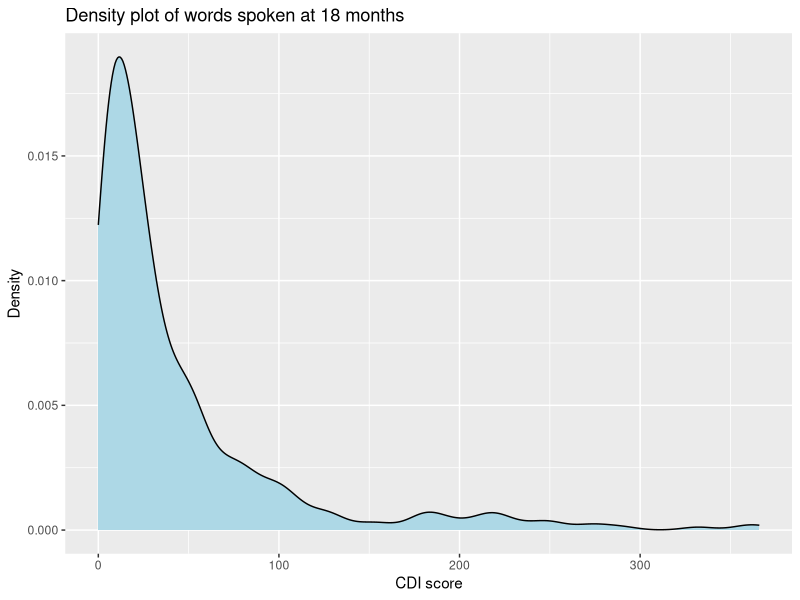

Recreate this plot in R. (Note: this script raises an error after producing the figure.)
## ---- chunk 1
#set working directory
setwd("C:/Users/piyal/OneDrive/Desktop/R/dissertation")

#loading libraries
library("here")
library("readr")
library("tidyverse")
library("lubridate")
library("lme4")
library("AER")

#loading trial dataset
trial_data <- read_csv("data/dissertation_data.csv", col_types = cols(  
  participant = col_number(),
  age_of_caregiver = col_factor(),
  sex_of_child = col_factor(),
  caregiver_education = col_factor(),
  condition = col_factor(),
  baseline_asq = col_factor(),
  cdi_18m = col_integer(),
  click_number = col_integer(),
  "Possible clicks before 24m survey" = col_integer(),
  IMD = col_integer()
))




#loading dataset with individual ASQ responses
asq_data <- read_csv("data/Piyali_data WITH CONDITION  - ASQ baseline.csv")



#Renaming ASQ dataset
asq_clean <- asq_data %>% 
  rename(participant = "P number",
         c_high_pitch = "Does your baby make high pitched squeals?",
         c_deep_tone = "When playing with sounds, does your baby make grunting, growling or other deep-toned sounds?",
         c_responds_call = "If you call your baby when you are out of sight, does she look in the direction of your voice?",
         c_responds_noise = "When a loud noise occurs, does your baby turn to see where the sound came from?",
         c_sounds = "Does your baby make sounds like \"da\", \"ga\", \"ka\" and \"ba\"?",
         c_imitate = "If you copy the sounds your baby makes, does your baby repeat the same sounds back to you?",
         gm_lift_legs = "While your baby is on his back, does your baby lift his legs high enough to see his feet?",
         gm_lift_chest = "When your baby is on her tummy, does she straighten both arms and push her whole chest off the bed or floor?",
         gm_roll = "Does your baby roll from his back to his tummy, getting both arms out from under him?",
         gm_lean_sit = "When you put your baby on the floor, does she lean on her hands while sitting? (if she already sits up straight without leaning on her hands, mark yes for this item.)",
         gm_standing = "If you hold out both hands just to balance your baby, does he support his own weight while standing?",
         gm_crawl = "Does your baby get into a crawling position by getting up on her hands and knees?",
         
         fm_grab = "Does your baby grab a toy you offer and look at it, wave it about, or chew on it for about 1 minute?",
         fm_grasp = "Does your baby reach for or grasp a toy using both hands at once?",
         fm_reach_small = "Does your baby reach for a crumb or cheerio and touch it with his finger or hand? (if he already picks up a small object the size of a pea, mark 'yes' for this question",  
         fm_pick_toy = "Does your baby pick up a small toy, holding it in the center of her hand with her fingers around it?",
         fm_pick_small = "Does your baby try to pick up a crumb or cheerio by using his thumb and all of his fingers in a raking motion, even if he isn't able to pick it up? (If he already picks up the crumb or cheerio, mark yes for this item)",
         fm_pickup_onehand = "Does your baby pick up a small toy with only one hand?",
         
         ps_reach_front = "When a toy is in front of your baby, does she reach for it with both hands?",
         ps_look = "When your baby is on his back, does he turn his head to look for a toy when he drops it? (if he already picks it up, mark yes for this question)",
         ps_reach_back = "When your baby is on her back, does she try to get a toy she has dropped if she can see it?",
         ps_mouth = "Does your baby pick up a toy and put it in his mouth?",
         ps_pass = "Does your baby pass a toy back and forth from one hand to the other?",
         ps_bang = "Does your baby play by banging a toy up and down on the floor or table?",
         persoc_mirror_smile = "When in front of a large mirror, does your baby smile or coo at herself?",
         persoc_strangers = "Does your baby act differently toward strangers than he does with you and other familiar people? (Reactions to strangers may include staring, frowning, withdrawing or crying)",
         persoc_foot = "While lying on her back, does your baby play by grabbing her foot?",
         persoc_mirror_reach = "When in front of a large mirror, does your baby reach out to pat the mirror?",
         persoc_foot_mouth = "While your baby is on his back, does he put his foot in his mouth?",
         persoc_toy = "Does your baby try to get a toy that is out of reach? (She may roll, pivot on her tummy or crawl to get it)")





#scoring the ASQ subscales

## scoring communication items
asq_clean <- asq_clean %>% 
  mutate(comm_item1 = ifelse(asq_clean$c_high_pitch == "Yes", 10, 
                        ifelse(asq_clean$c_high_pitch == "Sometimes", 5, 0))) %>% 
  
  mutate(comm_item2 = ifelse(asq_clean$c_deep_tone == "Yes", 10, 
                        ifelse(asq_clean$c_deep_tone == "Sometimes", 5, 0))) %>%
  
  mutate(comm_item3 = ifelse(asq_clean$c_responds_call == "Yes", 10, 
                        ifelse(asq_clean$c_responds_call == "Sometimes", 5, 0))) %>%
  
  mutate(comm_item4 = ifelse(asq_clean$c_responds_noise == "Yes", 10, 
                        ifelse(asq_clean$c_responds_noise == "Sometimes", 5, 0))) %>%
  
  mutate(comm_item5 = ifelse(asq_clean$c_sounds == "Yes", 10, 
                        ifelse(asq_clean$c_sounds == "Sometimes", 5, 0))) %>%
  
  mutate(comm_item6 = ifelse(asq_clean$c_imitate == "Yes", 10, 
                        ifelse(asq_clean$c_imitate == "Sometimes", 5, 0)))

### total communication score

asq_clean$comm_total = rowSums(asq_clean[ , c( "comm_item1", "comm_item2", "comm_item3", "comm_item4", "comm_item5", "comm_item6")], na.rm = TRUE)


## scoring gross motor items
asq_clean <- asq_clean %>% 
  mutate(gmotor_item1 = ifelse(asq_clean$gm_lift_legs == "Yes", 10, 
                        ifelse(asq_clean$gm_lift_legs == "Sometimes", 5, 0))) %>% 
  
  mutate(gmotor_item2 = ifelse(asq_clean$gm_lift_chest == "Yes", 10, 
                        ifelse(asq_clean$gm_lift_chest == "Sometimes", 5, 0))) %>%
  
  mutate(gmotor_item3 = ifelse(asq_clean$gm_roll == "Yes", 10, 
                        ifelse(asq_clean$gm_roll == "Sometimes", 5, 0))) %>%
  
  mutate(gmotor_item4 = ifelse(asq_clean$gm_lean_sit == "Yes", 10, 
                        ifelse(asq_clean$gm_lean_sit == "Sometimes", 5, 0))) %>%
  
  mutate(gmotor_item5 = ifelse(asq_clean$gm_standing == "Yes", 10, 
                        ifelse(asq_clean$gm_standing == "Sometimes", 5, 0))) %>%
  
  mutate(gmotor_item6 = ifelse(asq_clean$gm_crawl == "Yes", 10, 
                        ifelse(asq_clean$gm_crawl == "Sometimes", 5, 0)))

### total gross motor score

asq_clean$gmotor_total = rowSums(asq_clean[ , c( "gmotor_item1", "gmotor_item2", "gmotor_item3", "gmotor_item4", "gmotor_item5", "gmotor_item6")], na.rm = TRUE)

         
##scoring fine motor items

asq_clean <- asq_clean %>% 
  mutate(fmotor_item1 = ifelse(asq_clean$fm_grab == "Yes", 10, 
                        ifelse(asq_clean$fm_grab == "Sometimes", 5, 0))) %>% 
  
  mutate(fmotor_item2 = ifelse(asq_clean$fm_grasp == "Yes", 10, 
                        ifelse(asq_clean$fm_grasp == "Sometimes", 5, 0))) %>%
  
  mutate(fmotor_item3 = ifelse(asq_clean$fm_reach_small == "Yes", 10, 
                        ifelse(asq_clean$fm_reach_small == "Sometimes", 5, 0))) %>%
  
  mutate(fmotor_item4 = ifelse(asq_clean$fm_pick_toy == "Yes", 10, 
                        ifelse(asq_clean$fm_pick_toy == "Sometimes", 5, 0))) %>%
  
  mutate(fmotor_item5 = ifelse(asq_clean$fm_pick_small == "Yes", 10, 
                        ifelse(asq_clean$fm_pick_small == "Sometimes", 5, 0))) %>%
  
  mutate(fmotor_item6 = ifelse(asq_clean$fm_pickup_onehand == "Yes", 10, 
                        ifelse(asq_clean$fm_pickup_onehand == "Sometimes", 5, 0)))

### total fine motor score

asq_clean$fmotor_total = rowSums(asq_clean[ , c( "fmotor_item1", "fmotor_item2", "fmotor_item3", "fmotor_item4", "fmotor_item5", "fmotor_item6")], na.rm = TRUE)



## scoring problem solving items

asq_clean <- asq_clean %>% 
  mutate(ps_item1 = ifelse(asq_clean$ps_reach_front == "Yes", 10, 
                        ifelse(asq_clean$ps_reach_front == "Sometimes", 5, 0))) %>% 
  
  mutate(ps_item2 = ifelse(asq_clean$ps_look == "Yes", 10, 
                        ifelse(asq_clean$ps_look == "Sometimes", 5, 0))) %>%
  
  mutate(ps_item3 = ifelse(asq_clean$ps_reach_back == "Yes", 10, 
                        ifelse(asq_clean$ps_reach_back == "Sometimes", 5, 0))) %>%
  
  mutate(ps_item4 = ifelse(asq_clean$ps_mouth == "Yes", 10, 
                        ifelse(asq_clean$ps_mouth == "Sometimes", 5, 0))) %>%
  
  mutate(ps_item5 = ifelse(asq_clean$ps_pass == "Yes", 10, 
                        ifelse(asq_clean$ps_pass == "Sometimes", 5, 0))) %>%
  
  mutate(ps_item6 = ifelse(asq_clean$ps_bang == "Yes", 10, 
                        ifelse(asq_clean$ps_bang == "Sometimes", 5, 0)))


### total problem-solving score

asq_clean$ps_total = rowSums(asq_clean[ , c( "ps_item1", "ps_item2", "ps_item3", "ps_item4", "ps_item5", "ps_item6")], na.rm = TRUE)


## scoring personal-social items

asq_clean <- asq_clean %>% 
  mutate(persoc_item1 = ifelse(asq_clean$persoc_mirror_smile == "Yes", 10, 
                        ifelse(asq_clean$persoc_mirror_smile == "Sometimes", 5, 0))) %>% 
  
  mutate(persoc_item2 = ifelse(asq_clean$persoc_strangers == "Yes", 10, 
                        ifelse(asq_clean$persoc_strangers == "Sometimes", 5, 0))) %>%
  
  mutate(persoc_item3 = ifelse(asq_clean$persoc_foot == "Yes", 10, 
                        ifelse(asq_clean$persoc_foot == "Sometimes", 5, 0))) %>%
  
  mutate(persoc_item4 = ifelse(asq_clean$persoc_mirror_reach == "Yes", 10, 
                        ifelse(asq_clean$persoc_mirror_reach == "Sometimes", 5, 0))) %>%
  
  mutate(persoc_item5 = ifelse(asq_clean$persoc_foot_mouth == "Yes", 10, 
                        ifelse(asq_clean$persoc_foot_mouth == "Sometimes", 5, 0))) %>%
  
  mutate(persoc_item6 = ifelse(asq_clean$persoc_toy == "Yes", 10, 
                        ifelse(asq_clean$persoc_toy == "Sometimes", 5, 0)))

### total personal-social score

asq_clean$persoc_total = rowSums(asq_clean[ , c( "persoc_item1", "persoc_item2", "persoc_item3", "persoc_item4", "persoc_item5", "persoc_item6")], na.rm = TRUE)





## adding the total asq scores to the trial_data dataframe

trial_data <- trial_data %>% 
  left_join(select(asq_clean, participant, comm_total, gmotor_total, fmotor_total, ps_total, persoc_total),
            by = "participant")


#cleaning the final trial dataset
trial_clean <- trial_data %>% 
  mutate(participant = as.factor(participant)) %>% 
  mutate(DOB = as.Date(DOB, format = "%d/%m/%Y")) %>%                 #changing string to date
  mutate(age_of_child = as.numeric(difftime(Sys.Date(), DOB, units = "days")/ 30.44)) %>% 
  mutate(caregiver_education = as.factor(caregiver_education)) %>% 
  mutate(sex_of_caregiver = as.factor(sex_of_caregiver)) %>% 
  filter(!grepl("^105", participant)) %>%     #deleting participant not randomised
  rename(total_clicks = "Possible clicks before 24m survey") %>% 
  filter(IMD <= 5) %>%  #removing IMD measures from outside England
  mutate(IMD = as.factor(IMD)) %>% 
    mutate(click_percent = click_number/total_clicks * 100) # calculating percentage of links clicked
  

#dealing with missing data

##visualising NA values

na_counts <- colSums(is.na(trial_clean))

na_data <- data.frame(variable = names(na_counts), na_count = na_counts)

#cdi_18m has the maximum number of missing values (35)

trial_clean <- na.omit(trial_clean)
  
## ---- chunk 2

##density plot of CDI scores
ggplot(trial_clean, aes(x = cdi_18m)) + 
  geom_density(fill = "lightblue") +
  labs(title = "Density plot of words spoken at 18 months",
       x = "CDI score",
       y = "Density")

##check if distribution is Poisson
poisson_model <- glm(cdi_18m ~ 1, family = poisson, data = trial_clean)

dispersiontest(poisson_model)

##there appears to be overdispersion, hence negative binomial regression will be fitted going ahead
## ---- chunk 3
##null model

#not giving an AIC value
m0_quasipoisson <- glm(cdi_18m ~ scale(age_of_child,scale=FALSE) + condition, family = quasipoisson, data = trial_clean)

#2nd try asks for random effects and then does not recognise the v"participant" variable
m0_nb <- glmer.nb(cdi_18m ~ scale(age_of_child,scale=FALSE) + condition, (1|participant), data = trial_clean)

# trying the model with poisson distribution
m0_poisson <- glm(cdi_18m ~ scale(age_of_child,scale=FALSE) + condition, family = poisson, data = trial_clean)

## ---- chunk 4
#Generate compliance score compliance_ps:

##gives AIC value = NA when family = quasipoisson
m_adherence_qp <-  glm(click_percent ~ sex_of_child + age_of_child + comm_total + gmotor_total + fmotor_total + IMD + offset(log(total_clicks)), family = quasipoisson, data=trial_clean[trial_clean$condition == 1,])


#gives AIC value of infinity when family = poisson
m_adherence_p <-  glm(click_percent ~ sex_of_child + age_of_child + comm_total + gmotor_total + fmotor_total + IMD + offset(log(total_clicks)), family = poisson, data=trial_clean[trial_clean$condition == 1,])




#The continuous propensity score will then be generated for all participants in both arms of the trial

trial_clean$adherence_ps=predict(m_adherence,trial_clean,type="response")

#The next step will be to fit the model with compliance as a continuous variable

m_adherence_mod = glm(cdi_18m ~ condition*adherence_ps, family = poisson, data = trial_no_na)

m_adherence_mod_alt = glmer.nb(cdi_18m ~ condition*adherence_ps, (1|participant), data = trial_no_na)

#comparing m_compliance_mod and M0

anova(m0, m_adherence_mod)

## ---- chunk 5
